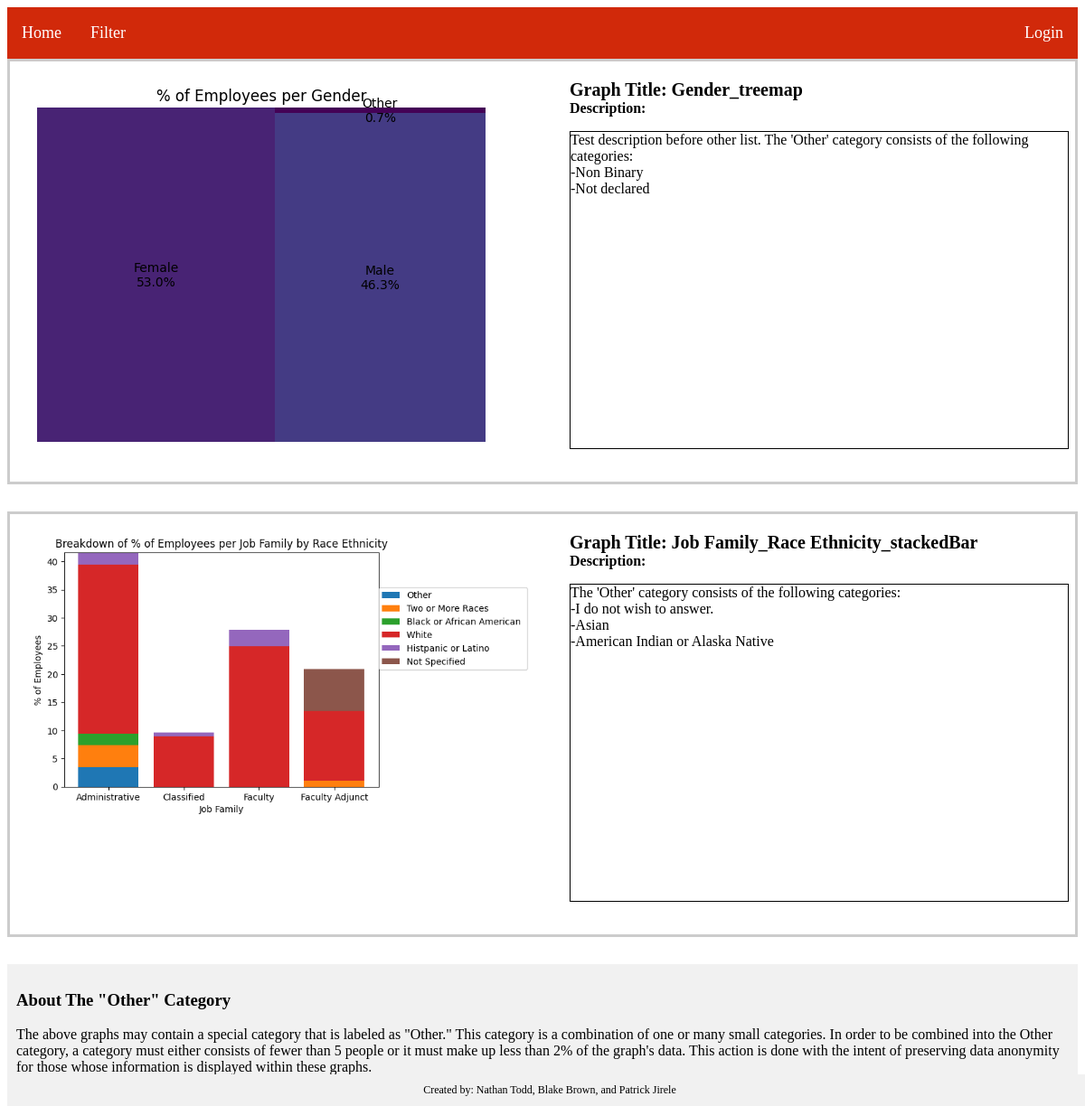
The page / on the database its author committed.
### main.py (models this page shows)
class Graphs(db.Model):
    id = db.Column(db.Integer, primary_key=True)
    path = db.Column(db.String(100), nullable=False)
    title = db.Column(db.String(50), nullable=False)
    description = db.Column(db.String(250), nullable=True)
    type = db.Column(db.String(20))
    currently_displayed = db.Column(db.Boolean, default=False, nullable=False)
    group_id = db.Column(db.Integer, db.ForeignKey('graphgroup.id'), nullable=True)

### main.py (the view)
@app.route('/')
def home():
    graphsFromDb = Graphs.query.filter_by(currently_displayed = 1).all()
    graphs_by_group = GraphGroup.query.filter_by(currently_displayed = 1).all()
    return render_template('home.html', graphs=graphsFromDb, graphGroups = graphs_by_group)

### templates/home.html (shortened to what this page needs)
{% extends 'base.html' %}
{% block content %}
<body>
    {% if graphs %}
        {% for graph in graphs %}
        <div class="group-container">
            <div class="graph-grid">
                <div class="group-graph-container" data-graph-id="{{ graph.id }}">
                    <img src="{{ graph.path }}" class="thumbnail-img">
                    <div class="content-wrapper">
                        <div class="title-container">Graph Title: {{ graph.title }}</div>
                        {% if graph.description %}
                        <div class="description-container"><b>Description:</b>
                            <br>
                            <p class="description-quote">
                                {{ graph.description|safe }}
                            </p>
                        </div>
                        {% else %}
                            No Description provided
                        {% endif %}
                    </div>
                </div>
            </div>
        </div>
        {% endfor %}
    {% endif %}
    <div class="other">
        <h3>About The "Other" Category</h3>
        <p>The above graphs may contain a special category that is labeled as "Other." This category is a combination of one or many small categories. In order to be combined into the Other category, a category must either consists of fewer than 5 people or it must make up less than 2% of the graph's data. This action is done with the intent of preserving data anonymity for those whose information is displayed within these graphs.</p>
    </div>
    <div class="footer">
        Created by: Nathan Todd, Blake Brown, and Patrick Jirele
    </div>
</body>
{% endblock %}

### templates/base.html (shortened to what this page needs)
<html>
<head>
    <!DOCTYPE html>
    <link href="/static/style.css" rel="stylesheet">
</head>
{% if current_user.is_authenticated %}
<body>
    <nav>
        <ul>
            <li><a href='/'>Home</a></li>
            <li><a href='/filterGraphs'>Filter</a></li>
            <li><a href='/createGraph'>Create Graphs</a></li>
            <li><a href='/uploadGraphs'>Upload Graphs</a></li>
            <li><a href='/editGroups'>Edit Groups</a></li>
            <li><a href='/uploadDataset'>Upload Dataset</a></li>
            <div class="dropdown">
                <button class="dropbtn">Account <i class="fa fa-caret-down"></i> </button>
                <div class="dropdown-content">
                    <a href="/updatePassword">Change Password</a>
                    <a href="/logout">Logout</a>
                    {% if current_user.email == 'testing@test.com' %}
                        <a href="/createAdmin">Create Admin</a>
                    {% endif %}
                </div>
            </div>
        </ul>
    </nav>
</body>
{% else %}
<nav>
    <ul>
        <li><a href='/'>Home</a></li>
        <li><a href='/filterGraphs'>Filter</a></li>
        <div class="topnav-right">
            <li><a href='/login'>Login</a></li>
        </div>
    </ul>
</nav>
{% endif %}
{% block content %}
{% endblock %}
</html>

### static/style.css (style rules this page uses)
ul { list-style-type: none; margin: 0; padding: 0; overflow: hidden; background-color: #d1290a; }
li { float: left; }
li a { display: block; color: white; text-align: center; padding: 18px 16px; text-decoration: none; font-size: 18px; }
.topnav-right { float: right; }
.footer { position: fixed; bottom: 0; width: 100%; background-color: #f1f1f1; text-align: center; padding: 10px 0; font-size: 12px; }

### templates/base.html (style rules this page uses)
nav { position: sticky; top: 0; background-color: #333; z-index: 1; }

### templates/home.html (style rules this page uses)
.group-container { border: 3px solid #ccc; padding: 20px; margin-bottom: 30px; text-align: center; }
.graph-grid { display: grid; grid-template-columns: repeat(auto-fit, minmax(300px, 1fr)); grid-gap: 20px; }
.group-graph-container { display: grid; grid-template-columns: 1fr 1fr; grid-gap: 20px; align-items: start; }
.thumbnail-img { max-width: 100%; }
.content-wrapper { flex-grow: 1; margin-left: 20px; text-align: left; }
.title-container { font-weight: bold; font-size: 20px; }
.description-container { max-width: 500px; word-wrap: break-word; white-space: normal; }
.description-quote { width: 550px; height: 350px; border: 1px solid; overflow: scroll; scrollbar-color: gray white; scrollbar-width: thin; word-wrap: break-word; }
.other { background-color: #f1f1f1; font-color: white; padding: 10px }

### rows shown on the page
Graphs: path (picture), title "Gender_treemap", description "Test description before other list. The 'Other' category consists of the following categories: -Non Binary -Not declared"
Graphs: path (picture), title "Job Family_Race Ethnicity_stackedBar", description "The 'Other' category consists of the following categories: -I do not wish to answer. -Asian -American Indian or Alaska Native"
